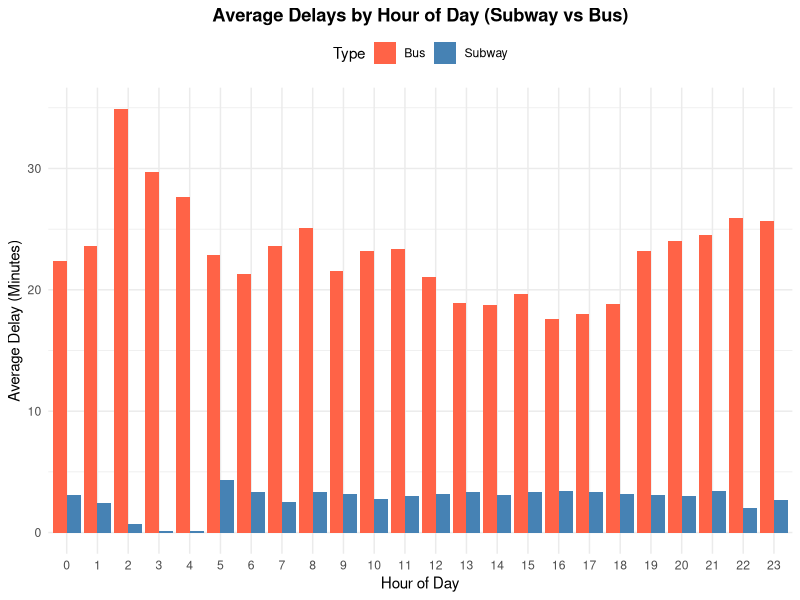
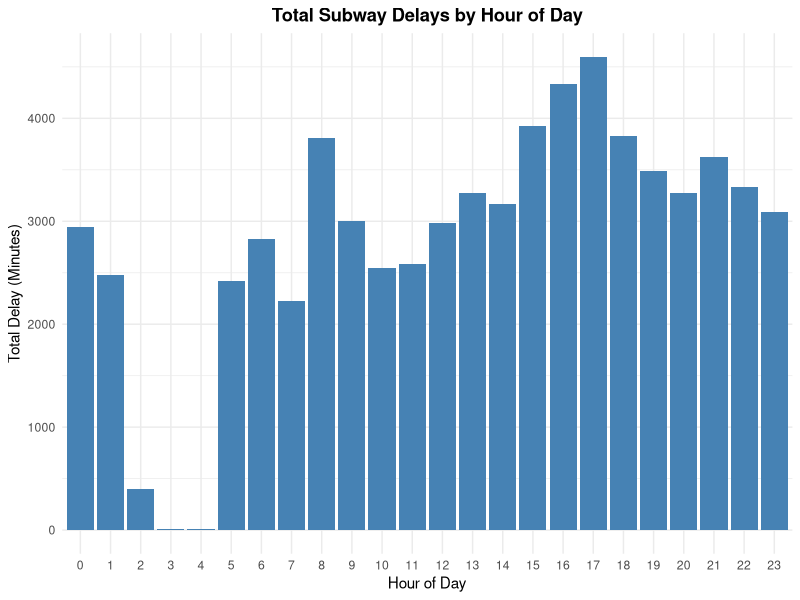
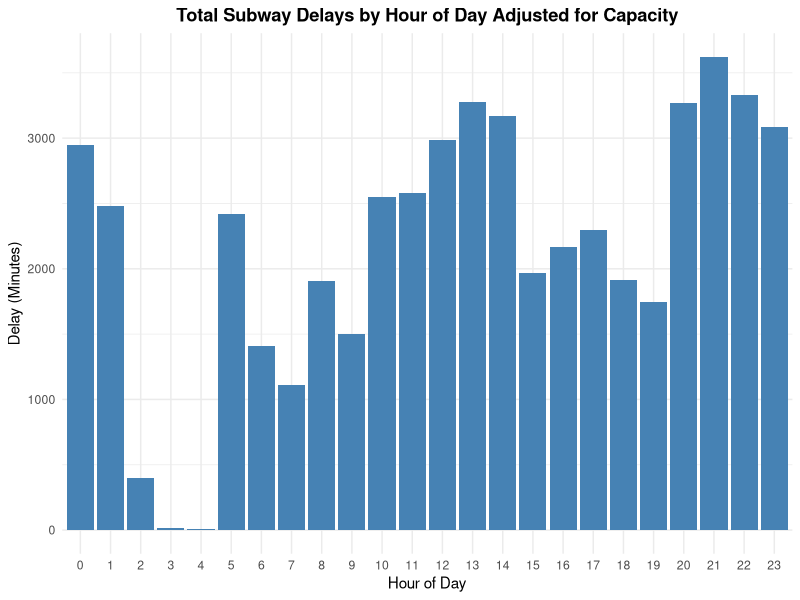

Source code (R) for these figures, in order:
## ---- chunk 1
#| label: fig-times-mean
#| fig-cap: Subway delays w.r.t. time of day
#| echo: false
#| warning: false
#| message: false

library(tidyverse)
library(dplyr)
library(lubridate)
library(here)

# Load the cleaned data
subwayData <- read.csv(here::here("./data/analysis_data/analysis_data.csv"))
busData <- read.csv(here::here("./data/analysis_data/analysis_data_bus.csv"))

# Aggregate data by hour to calculate total and mean delays
hourly_delays_subway <- subwayData %>%
  group_by(Hour) %>%
  summarise(Total_Delay_Subway = sum(Min.Delay, na.rm = TRUE), 
            Mean_Delay_Subway = mean(Min.Delay, na.rm = TRUE))

hourly_delays_bus <- busData %>%
  group_by(Hour) %>%
  summarise(Total_Delay_Bus = sum(Min.Delay, na.rm = TRUE), 
            Mean_Delay_Bus = mean(Min.Delay, na.rm = TRUE))

# Combine subway and bus data for comparison
hourly_delays_combined <- hourly_delays_subway %>%
  full_join(hourly_delays_bus, by = "Hour")

# Reshape data for average delays
hourly_avg_combined_long <- hourly_delays_combined %>%
  pivot_longer(cols = starts_with("Mean"), 
               names_to = "Type", 
               values_to = "Mean_Delay") %>%
  mutate(Type = recode(Type, 
                       "Mean_Delay_Subway" = "Subway", 
                       "Mean_Delay_Bus" = "Bus"))

# Plot 1: Average delays by hour of day (combined subway and bus)
ggplot(hourly_avg_combined_long, aes(x = factor(Hour), y = Mean_Delay, fill = Type)) +
  geom_bar(stat = "identity", position = "dodge") +
  labs(title = "Average Delays by Hour of Day (Subway vs Bus)", 
       x = "Hour of Day", 
       y = "Average Delay (Minutes)", 
       fill = "Type") +
  scale_fill_manual(values = c("Subway" = "steelblue", "Bus" = "tomato")) +
  theme_minimal() +
  theme(legend.position = "top", 
        plot.title = element_text(hjust = 0.5, face = "bold"))
## ---- chunk 2
#| label: fig-times-total
#| fig-cap: total delay times
#| echo: false

library(tidyverse)
library(dplyr)
library(lubridate)
library(here)

# Load the cleaned data
subwayData <- read.csv(here::here("./data/analysis_data/analysis_data.csv"))
busData <- read.csv(here::here("./data/analysis_data/analysis_data_bus.csv"))

# Reshape data for total delays
hourly_delays_subway <- subwayData %>%
  group_by(Hour) %>%
  summarise(Total_Delay_Subway = sum(Min.Delay, na.rm = TRUE))

ggplot(hourly_delays_subway, aes(x = factor(Hour), y = Total_Delay_Subway)) +
  geom_bar(stat = "identity", fill = "steelblue") +
  labs(title = "Total Subway Delays by Hour of Day", 
       x = "Hour of Day", 
       y = "Total Delay (Minutes)") +
  theme_minimal() +
  theme(plot.title = element_text(hjust = 0.5, face = "bold"))
## ---- chunk 3
#| label: fig-times-adjusted
#| fig-cap: Delay time adjusted for the approximate subway load
#| echo: false

library(tidyverse)
library(dplyr)
library(lubridate)
library(here)

# Load the cleaned data
subwayData <- read.csv(here::here("./data/analysis_data/analysis_data.csv"))
busData <- read.csv(here::here("./data/analysis_data/analysis_data_bus.csv"))

# Function to adjust subway delays
adjust_subway_delays <- function(data) {
  data %>%
    mutate(Adjusted_Delay = ifelse(Hour %in% 6:9 | Hour %in% 15:19, Min.Delay / 2, Min.Delay))
}

# Apply the adjustment to subway data
subwayData <- adjust_subway_delays(subwayData)

# Aggregate the adjusted data by hour for total delays
hourly_delays_subway <- subwayData %>%
  group_by(Hour) %>%
  summarise(Total_Delay_Subway = sum(Adjusted_Delay, na.rm = TRUE))

# Plot: Adjusted total subway delays by hour of day
ggplot(hourly_delays_subway, aes(x = factor(Hour), y = Total_Delay_Subway)) +
  geom_bar(stat = "identity", fill = "steelblue") +
  labs(title = "Total Subway Delays by Hour of Day Adjusted for Capacity", 
       x = "Hour of Day", 
       y = "Delay (Minutes)") +
  theme_minimal() +
  theme(plot.title = element_text(hjust = 0.5, face = "bold"))

